Frame 1 (no input): blank canvas, image omitted
Frame 60 (no input): blank canvas, image omitted
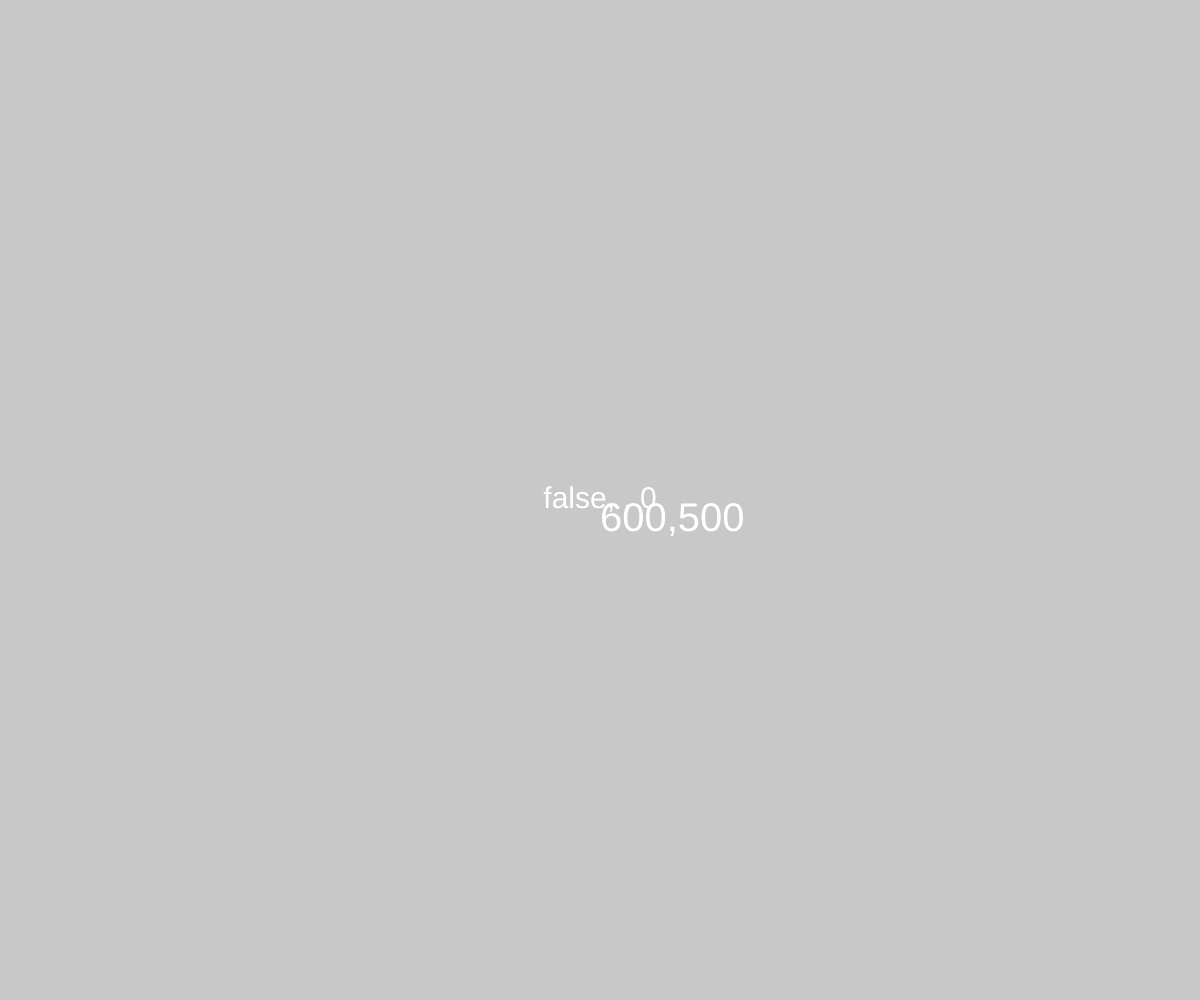
Frame 120 (the mouse pressed at the canvas centre since frame 60)

The p5.js sketch whose frames 1 and 60 were blank and that drew this single picture after the mouse press (run headless with seeded random() and noise() and a simulated clock; from frame 60 on, the mouse is pressed at the canvas centre):

// p5.js sketch
// ── sketch.js
// Text and events
// Your Name
// Date
//
// Extra for Experts:
// - describe what you did to take this project "above and beyond"

//global var
let textShade = 255;
let textScale = 40;

function setup() {
  createCanvas(windowWidth, windowHeight);
}

function displayMouse(){
  textSize(40);
  textAlign(LEFT, TOP)
  fill(textShade);
  text(mouseX + "," + mouseY,    mouseX, mouseY);
}


function draw() {
  background(200);
  displayMouse()
  displayKeyboard()
}

function displayKeyboard(){
  textSize(30);
  textAlign(CENTER, CENTER);
  let t = keyIsPressed + ", " + key + ", " + keyCode;
  text(t, width/2, height/2)
}
